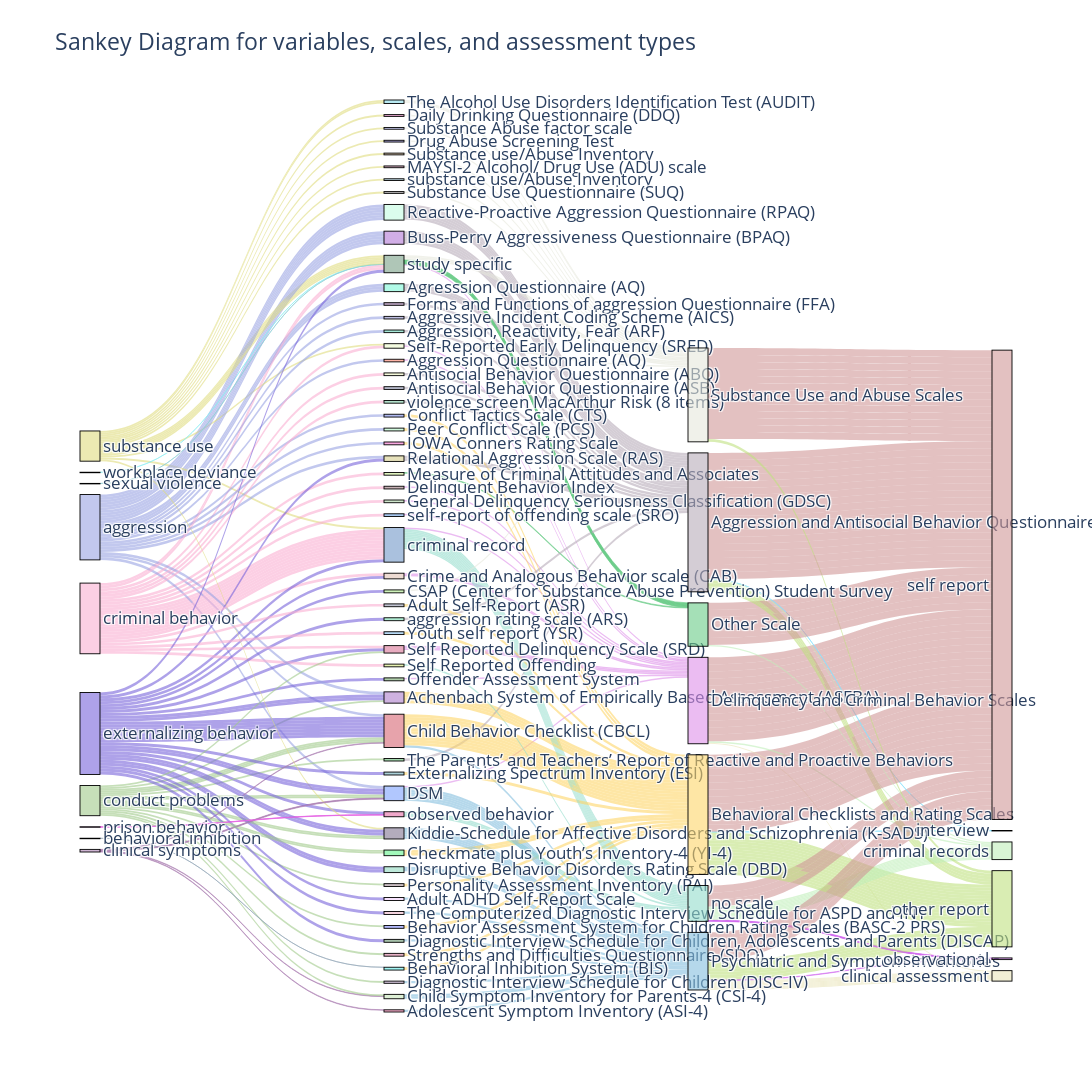

Notebook cell for this chart:
### Markdown cell above
#### Behavioral Variables

In this plot, we see the behavioral variables, the scale they were investigated with, and reporting types. Because of the diversity of scales, I also added a node where I summarize the type of scale for easier viewing between the scale and the reporting type.

### Code cell
#Sankey plot for behavioral variables
# 1. Create unique labels
labels = list(pd.concat([
    df_sankey_beh['behavioral_variable'], 
    df_sankey_beh['behavioral_assessment'], 
    df_sankey_beh['scale_summarized'],
    df_sankey_beh['behavioral_assessment_type'],
]).unique())

# 2. Map labels to indices
label_map = {label: idx for idx, label in enumerate(labels)}

# 3. Define sources, targets, and values
sources = df_sankey_beh['behavioral_variable'].map(label_map).tolist() + \
          df_sankey_beh['behavioral_assessment'].map(label_map).tolist() + \
          df_sankey_beh['scale_summarized'].map(label_map).tolist() 

targets = df_sankey_beh['behavioral_assessment'].map(label_map).tolist() + \
          df_sankey_beh['scale_summarized'].map(label_map).tolist() + \
          df_sankey_beh['behavioral_assessment_type'].map(label_map).tolist()

values = df_sankey_beh['b_count'].tolist() + \
         df_sankey_beh['ss_count'].tolist() + \
         df_sankey_beh['at_count'].tolist()

# 4. Generate pastel colors
import random

def pastel_color():
    r = lambda: random.randint(100, 255)
    return f'rgba({r()},{r()},{r()},0.6)'

label_to_color = {label: pastel_color() for label in labels}
node_color_list = [label_to_color[label] for label in labels]

# 5. Set link colors by source node's color (first) and middle nodes (second) and last node
link_colors = [label_to_color[df_sankey_beh['behavioral_variable'].iloc[i]] 
               for i in range(len(df_sankey_beh))] + \
              [label_to_color[df_sankey_beh['scale_summarized'].iloc[i]] 
               for i in range(len(df_sankey_beh))] + \
              [label_to_color[df_sankey_beh['behavioral_assessment_type'].iloc[i]] 
               for i in range(len(df_sankey_beh))]

# 7. Create the figure
fig = go.Figure(data=[go.Sankey(
    node=dict(
        pad=15,
        thickness=20,
        line=dict(color="black", width=0.9),
        label=labels,
        color=node_color_list,
        align="left"
    ),
    link=dict(
        source=sources,
        target=targets,
        value=values,
        color=link_colors,
        customdata=df_sankey_models_transformed['nameyear'].tolist() * 5,
        hovertemplate='%{customdata}<extra></extra>'
    )
)])

fig.update_layout(
    title_text="Sankey Diagram for variables, scales, and assessment types",
    font_size=16.5,
    width=1700,
    height=1200,
    hovermode='x'
)
fig.show()

fig.write_html("C:/Users/U727148/Latent_Variable_Supplement/sankey_behavior_plot.html", include_plotlyjs="cdn")

### Figure 1 — Plotly figure (JSON) as saved in the notebook; plotly's stock layout.template omitted (floating-point values rounded to 4 significant figures; data arrays with more than 128 entries replaced by an {"elided": "..."} marker saying what was removed)
{"data": [{"link": {"color": {"elided": "369 str values"}, "customdata": {"elided": "460 str values"}, "hovertemplate": "%{customdata}<extra></extra>", "source": {"elided": "369 int values"}, "target": {"elided": "369 int values"}, "value": {"elided": "369 int values"}}, "node": {"align": "left", "color": ["rgba(161,202,139,0.6)", "rgba(153,164,227,0.6)", "rgba(251,176,210,0.6)", "rgba(121,100,219,0.6)", "rgba(224,221,127,0.6)", "rgba(230,103,229,0.6)", "rgba(173,131,181,0.6)", "rgba(138,239,243,0.6)", "rgba(146,209,215,0.6)", "rgba(146,166,182,0.6)", "rgba(174,127,203,0.6)", "rgba(179,120,213,0.6)", "rgba(114,152,200,0.6)", "rgba(123,160,136,0.6)", "rgba(147,218,193,0.6)", "rgba(128,118,145,0.6)", "rgba(167,145,154,0.6)", "rgba(126,162,254,0.6)", "rgba(222,115,182,0.6)", "rgba(162,125,132,0.6)", "rgba(226,195,182,0.6)", "rgba(215,103,115,0.6)", "rgba(139,102,148,0.6)", "rgba(175,213,170,0.6)", "rgba(187,162,199,0.6)", "rgba(195,252,226,0.6)", "rgba(237,243,193,0.6)", "rgba(176,181,243,0.6)", "rgba(231,110,167,0.6)", "rgba(202,234,147,0.6)", "rgba(253,129,108,0.6)", "rgba(213,205,142,0.6)", "rgba(237,250,205,0.6)", "rgba(125,247,215,0.6)", "rgba(106,194,123,0.6)", "rgba(140,146,176,0.6)", "rgba(124,173,115,0.6)", "rgba(111,102,185,0.6)", "rgba(124,139,231,0.6)", "rgba(139,221,234,0.6)", "rgba(128,139,248,0.6)", "rgba(217,118,151,0.6)", "rgba(216,233,126,0.6)", "rgba(180,149,103,0.6)", "rgba(180,247,202,0.6)", "rgba(213,125,158,0.6)", "rgba(176,111,141,0.6)", "rgba(116,177,189,0.6)", "rgba(243,210,253,0.6)", "rgba(201,231,187,0.6)", "rgba(101,243,140,0.6)", "rgba(108,160,227,0.6)", "rgba(140,180,197,0.6)", "rgba(175,236,142,0.6)", "rgba(246,111,204,0.6)", "rgba(125,226,183,0.6)", "rgba(101,241,237,0.6)", "rgba(128,203,168,0.6)", "rgba(150,153,177,0.6)", "rgba(241,186,204,0.6)", "rgba(146,142,143,0.6)", "rgba(244,122,170,0.6)", "rgba(108,152,114,0.6)", "rgba(148,148,207,0.6)", "rgba(136,192,239,0.6)", "rgba(107,217,191,0.6)", "rgba(254,213,105,0.6)", "rgba(184,172,186,0.6)", "rgba(222,143,234,0.6)", "rgba(132,191,222,0.6)", "rgba(231,232,221,0.6)", "rgba(147,220,203,0.6)", "rgba(106,203,136,0.6)", "rgba(209,152,152,0.6)", "rgba(192,238,186,0.6)", "rgba(233,229,185,0.6)", "rgba(192,226,129,0.6)", "rgba(209,104,239,0.6)", "rgba(137,227,253,0.6)"], "label": ["conduct problems", "aggression", "criminal behavior", "externalizing behavior", "substance use", "prison behavior", "clinical symptoms", "workplace deviance", "sexual violence", "behavioral inhibition", "Achenbach System of Empirically Based Assessment (ASEBA)", "Buss-Perry Aggressiveness Questionnaire (BPAQ)", "criminal record", "study specific", "Disruptive Behavior Disorders Rating Scale (DBD)", "Kiddie-Schedule for Affective Disorders and Schizophrenia (K-SADS)", "Personality Assessment Inventory (PAI)", "DSM", "Daily Drinking Questionnaire (DDQ)", "Delinquent Behavior Index", "Crime and Analogous Behavior scale (CAB)", "Child Behavior Checklist (CBCL)", "Forms and Functions of aggression Questionnaire (FFA)", "General Delinquency Seriousness Classification (GDSC)", "Diagnostic Interview Schedule for Children (DISC-IV)", "Reactive-Proactive Aggression Questionnaire (RPAQ)", "Antisocial Behavior Questionnaire (ABQ)", "Substance Abuse factor scale", "observed behavior", "Measure of Criminal Attitudes and Associates", "Aggression Questionnaire (AQ)", "Relational Aggression Scale (RAS)", "Self-Reported Early Delinquency (SRED)", "Agresssion Questionnaire (AQ)", "The Parents’ and Teachers’ Report of Reactive and Proactive Behaviors ", "Antisocial Behavior Questionnaire (ASB)", "Offender Assessment System", "Drug Abuse Screening Test", "Conflict Tactics Scale (CTS)", "The Alcohol Use Disorders Identification Test (AUDIT)", "Behavior Assessment System for Children Rating Scales (BASC-2 PRS)", "Self Reported Delinquency Scale (SRD)", "Self Reported Offending", "Substance use/Abuse Inventory", "Peer Conflict Scale (PCS)", "Strengths and Difficulties Questionnaire (SDQ)", "MAYSI-2 Alcohol/ Drug Use (ADU) scale", "Externalizing Spectrum Inventory (ESI)", "Adult ADHD Self-Report Scale", "Child Symptom Inventory for Parents-4 (CSI-4)", "Checkmate plus Youth’s Inventory-4 (YI-4)", "self-report of offending scale (SRO)", "substance use/Abuse Inventory", "CSAP (Center for Substance Abuse Prevention) Student Survey", "IOWA Conners Rating Scale", "aggression rating scale (ARS)", "Behavioral Inhibition System (BIS)", "violence screen MacArthur Risk (8 items)", "Adult Self-Report (ASR)", "The Computerized Diagnostic Interview Schedule for ASPD and INT", "Substance Use Questionnaire (SUQ)", "Adolescent Symptom Inventory (ASI-4)", "Diagnostic Interview Schedule for Children, Adolescents and Parents (DISCAP)", "Aggressive Incident Coding Scheme (AICS)", "Youth self report (YSR)", "Aggression, Reactivity, Fear (ARF)", "Behavioral Checklists and Rating Scales", "Aggression and Antisocial Behavior Questionnaires", "Delinquency and Criminal Behavior Scales", "Psychiatric and Symptom Inventories", "Substance Use and Abuse Scales", "no scale", "Other Scale", "self report", "criminal records", "clinical assessment", "other report", "observational", "interview"], "line": {"color": "black", "width": 0.9}, "pad": 15, "thickness": 20}, "type": "sankey"}], "layout": {"font": {"size": 16.5}, "height": 1200, "hovermode": "x", "title": {"text": "Sankey Diagram for variables, scales, and assessment types"}, "width": 1700}}
